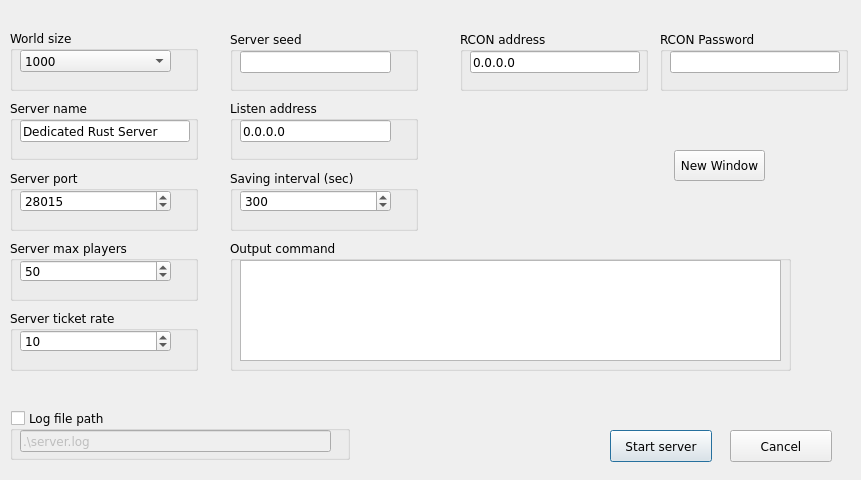
<?xml version="1.0" encoding="UTF-8"?>
<ui version="4.0">
 <class>Dialog</class>
 <widget class="QDialog" name="Dialog">
  <property name="enabled">
   <bool>true</bool>
  </property>
  <property name="geometry">
   <rect>
    <x>0</x>
    <y>0</y>
    <width>861</width>
    <height>480</height>
   </rect>
  </property>
  <property name="font">
   <font>
    <family>Verdana</family>
   </font>
  </property>
  <property name="windowTitle">
   <string>Rust server configure</string>
  </property>
  <widget class="QGroupBox" name="groupBox">
   <property name="geometry">
    <rect>
     <x>10</x>
     <y>30</y>
     <width>188</width>
     <height>61</height>
    </rect>
   </property>
   <property name="toolTip">
    <string>World size in square meteres. The bigger you make your world the larger RAM you need</string>
   </property>
   <property name="title">
    <string>World size</string>
   </property>
   <property name="checkable">
    <bool>false</bool>
   </property>
   <widget class="QComboBox" name="world_size">
    <property name="geometry">
     <rect>
      <x>10</x>
      <y>20</y>
      <width>151</width>
      <height>22</height>
     </rect>
    </property>
    <item>
     <property name="text">
      <string>1000</string>
     </property>
    </item>
    <item>
     <property name="text">
      <string>2000</string>
     </property>
    </item>
    <item>
     <property name="text">
      <string>3000</string>
     </property>
    </item>
    <item>
     <property name="text">
      <string>4000</string>
     </property>
    </item>
    <item>
     <property name="text">
      <string>5000</string>
     </property>
    </item>
    <item>
     <property name="text">
      <string>6000</string>
     </property>
    </item>
    <item>
     <property name="text">
      <string>7000</string>
     </property>
    </item>
   </widget>
  </widget>
  <widget class="QGroupBox" name="groupBox_2">
   <property name="geometry">
    <rect>
     <x>10</x>
     <y>100</y>
     <width>188</width>
     <height>60</height>
    </rect>
   </property>
   <property name="title">
    <string>Server name</string>
   </property>
   <widget class="QLineEdit" name="server_name">
    <property name="geometry">
     <rect>
      <x>10</x>
      <y>20</y>
      <width>170</width>
      <height>22</height>
     </rect>
    </property>
    <property name="text">
     <string>Dedicated Rust Server</string>
    </property>
   </widget>
  </widget>
  <widget class="QGroupBox" name="groupBox_3">
   <property name="geometry">
    <rect>
     <x>10</x>
     <y>170</y>
     <width>188</width>
     <height>61</height>
    </rect>
   </property>
   <property name="title">
    <string>Server port</string>
   </property>
   <widget class="QSpinBox" name="server_port">
    <property name="geometry">
     <rect>
      <x>10</x>
      <y>20</y>
      <width>151</width>
      <height>22</height>
     </rect>
    </property>
    <property name="minimum">
     <number>1024</number>
    </property>
    <property name="maximum">
     <number>65535</number>
    </property>
    <property name="value">
     <number>28015</number>
    </property>
   </widget>
  </widget>
  <widget class="QGroupBox" name="groupBox_4">
   <property name="geometry">
    <rect>
     <x>230</x>
     <y>31</y>
     <width>188</width>
     <height>60</height>
    </rect>
   </property>
   <property name="toolTip">
    <string>Server's seed. Makes your world unique.</string>
   </property>
   <property name="title">
    <string>Server seed</string>
   </property>
   <widget class="QLineEdit" name="server_seed">
    <property name="geometry">
     <rect>
      <x>10</x>
      <y>20</y>
      <width>151</width>
      <height>22</height>
     </rect>
    </property>
    <property name="toolTip">
     <string/>
    </property>
    <property name="statusTip">
     <string/>
    </property>
    <property name="inputMethodHints">
     <set>Qt::ImhDigitsOnly</set>
    </property>
   </widget>
  </widget>
  <widget class="QGroupBox" name="groupBox_5">
   <property name="geometry">
    <rect>
     <x>230</x>
     <y>100</y>
     <width>188</width>
     <height>60</height>
    </rect>
   </property>
   <property name="toolTip">
    <string>IP address that server will listen on. 0.0.0.0 means all of availale IP addresses</string>
   </property>
   <property name="title">
    <string>Listen address</string>
   </property>
   <widget class="QLineEdit" name="listen_address">
    <property name="geometry">
     <rect>
      <x>10</x>
      <y>20</y>
      <width>151</width>
      <height>22</height>
     </rect>
    </property>
    <property name="toolTip">
     <string/>
    </property>
    <property name="text">
     <string>0.0.0.0</string>
    </property>
   </widget>
  </widget>
  <widget class="QGroupBox" name="groupBox_6">
   <property name="geometry">
    <rect>
     <x>230</x>
     <y>170</y>
     <width>188</width>
     <height>61</height>
    </rect>
   </property>
   <property name="toolTip">
    <string>Interval in seconds showing how often your server will save current world state</string>
   </property>
   <property name="title">
    <string>Saving interval (sec)</string>
   </property>
   <widget class="QSpinBox" name="saving_interval">
    <property name="geometry">
     <rect>
      <x>10</x>
      <y>20</y>
      <width>151</width>
      <height>22</height>
     </rect>
    </property>
    <property name="minimum">
     <number>100</number>
    </property>
    <property name="maximum">
     <number>10000</number>
    </property>
    <property name="value">
     <number>300</number>
    </property>
   </widget>
  </widget>
  <widget class="QGroupBox" name="groupBox_7">
   <property name="geometry">
    <rect>
     <x>10</x>
     <y>410</y>
     <width>340</width>
     <height>50</height>
    </rect>
   </property>
   <property name="toolTip">
    <string>Path to your server log file</string>
   </property>
   <property name="inputMethodHints">
    <set>Qt::ImhNone</set>
   </property>
   <property name="title">
    <string>Log file path</string>
   </property>
   <property name="checkable">
    <bool>true</bool>
   </property>
   <property name="checked">
    <bool>false</bool>
   </property>
   <widget class="QLineEdit" name="server_log_path">
    <property name="geometry">
     <rect>
      <x>10</x>
      <y>20</y>
      <width>311</width>
      <height>22</height>
     </rect>
    </property>
    <property name="text">
     <string>.\server.log</string>
    </property>
   </widget>
  </widget>
  <widget class="QGroupBox" name="groupBox_8">
   <property name="geometry">
    <rect>
     <x>10</x>
     <y>240</y>
     <width>188</width>
     <height>61</height>
    </rect>
   </property>
   <property name="toolTip">
    <string>Maximum number of player that can be connected to the server</string>
   </property>
   <property name="title">
    <string>Server max players</string>
   </property>
   <widget class="QSpinBox" name="server_max_players">
    <property name="geometry">
     <rect>
      <x>10</x>
      <y>20</y>
      <width>151</width>
      <height>22</height>
     </rect>
    </property>
    <property name="minimum">
     <number>1</number>
    </property>
    <property name="maximum">
     <number>250</number>
    </property>
    <property name="value">
     <number>50</number>
    </property>
   </widget>
  </widget>
  <widget class="QGroupBox" name="groupBox_9">
   <property name="geometry">
    <rect>
     <x>660</x>
     <y>31</y>
     <width>188</width>
     <height>60</height>
    </rect>
   </property>
   <property name="toolTip">
    <string>If you are planing to connect to your server's console remotely provide a password for security reasons.</string>
   </property>
   <property name="title">
    <string>RCON Password</string>
   </property>
   <widget class="QLineEdit" name="rcon_passwd">
    <property name="geometry">
     <rect>
      <x>10</x>
      <y>20</y>
      <width>170</width>
      <height>22</height>
     </rect>
    </property>
    <property name="text">
     <string/>
    </property>
   </widget>
  </widget>
  <widget class="QGroupBox" name="groupBox_10">
   <property name="geometry">
    <rect>
     <x>10</x>
     <y>310</y>
     <width>188</width>
     <height>61</height>
    </rect>
   </property>
   <property name="toolTip">
    <string>Server refresh rate. Not recomended to go above 30</string>
   </property>
   <property name="title">
    <string>Server ticket rate</string>
   </property>
   <widget class="QSpinBox" name="server_ticket_rate">
    <property name="geometry">
     <rect>
      <x>10</x>
      <y>20</y>
      <width>151</width>
      <height>22</height>
     </rect>
    </property>
    <property name="minimum">
     <number>1</number>
    </property>
    <property name="maximum">
     <number>50</number>
    </property>
    <property name="value">
     <number>10</number>
    </property>
   </widget>
  </widget>
  <widget class="QGroupBox" name="groupBox_11">
   <property name="geometry">
    <rect>
     <x>460</x>
     <y>31</y>
     <width>188</width>
     <height>60</height>
    </rect>
   </property>
   <property name="toolTip">
    <string>This is your RCON server's IP address. 0.0.0.0 means RCON will listen on each available IP address on your server</string>
   </property>
   <property name="title">
    <string>RCON address</string>
   </property>
   <widget class="QLineEdit" name="ip_addr">
    <property name="geometry">
     <rect>
      <x>10</x>
      <y>20</y>
      <width>170</width>
      <height>22</height>
     </rect>
    </property>
    <property name="text">
     <string>0.0.0.0</string>
    </property>
   </widget>
  </widget>
  <widget class="QPushButton" name="start_server_button">
   <property name="geometry">
    <rect>
     <x>610</x>
     <y>430</y>
     <width>102</width>
     <height>32</height>
    </rect>
   </property>
   <property name="toolTip">
    <string>Start the server with current settings</string>
   </property>
   <property name="text">
    <string>Start server</string>
   </property>
  </widget>
  <widget class="QPushButton" name="cancel_button">
   <property name="geometry">
    <rect>
     <x>730</x>
     <y>430</y>
     <width>102</width>
     <height>32</height>
    </rect>
   </property>
   <property name="toolTip">
    <string/>
   </property>
   <property name="text">
    <string>Cancel</string>
   </property>
  </widget>
  <widget class="QGroupBox" name="groupBox_12">
   <property name="geometry">
    <rect>
     <x>230</x>
     <y>240</y>
     <width>561</width>
     <height>131</height>
    </rect>
   </property>
   <property name="title">
    <string>Output command</string>
   </property>
   <widget class="QTextBrowser" name="result_box">
    <property name="geometry">
     <rect>
      <x>10</x>
      <y>20</y>
      <width>541</width>
      <height>101</height>
     </rect>
    </property>
   </widget>
  </widget>
  <widget class="QPushButton" name="new_window_button">
   <property name="geometry">
    <rect>
     <x>674</x>
     <y>150</y>
     <width>91</width>
     <height>31</height>
    </rect>
   </property>
   <property name="text">
    <string>New Window</string>
   </property>
  </widget>
 </widget>
 <resources/>
 <connections>
  <connection>
   <sender>result_box</sender>
   <signal>textChanged()</signal>
   <receiver>result_box</receiver>
   <slot>reload()</slot>
   <hints>
    <hint type="sourcelabel">
     <x>500</x>
     <y>339</y>
    </hint>
    <hint type="destinationlabel">
     <x>540</x>
     <y>338</y>
    </hint>
   </hints>
  </connection>
 </connections>
</ui>
